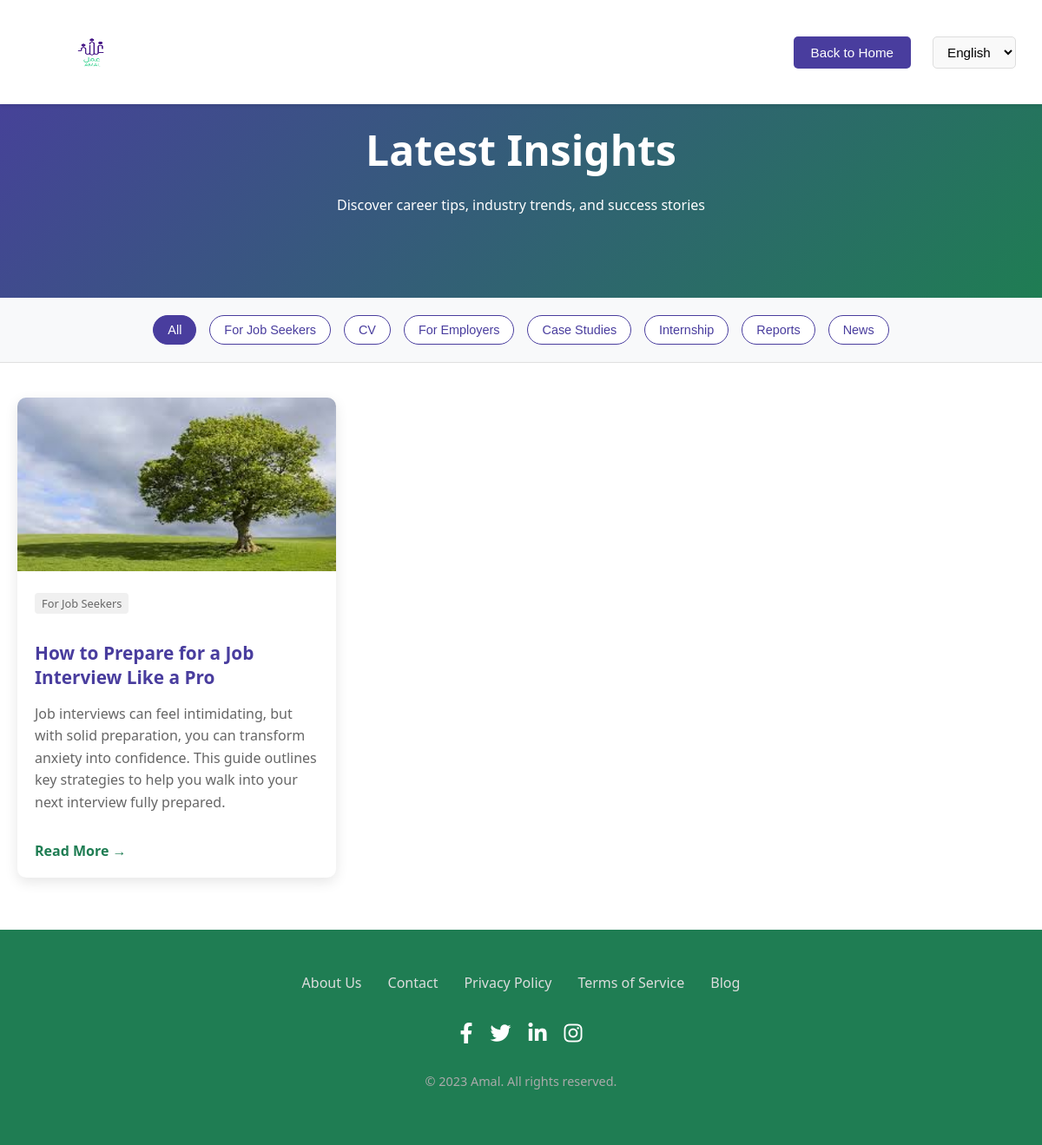
Screenshot of /blogs with the database file from the repository.
### tables this page shows
CREATE TABLE blogs (
        id INTEGER PRIMARY KEY AUTOINCREMENT,
        consultant_id INTEGER NOT NULL,
        title TEXT NOT NULL,
        category TEXT NOT NULL,
        image_url TEXT,
        summary TEXT NOT NULL,
        content TEXT NOT NULL,
        created_at TIMESTAMP DEFAULT CURRENT_TIMESTAMP,
        FOREIGN KEY(consultant_id) REFERENCES consultants(id)
    );

### app.py (the view)
@app.route('/blogs')
def blogs():
    conn = get_jobs_db()
    c = conn.cursor()
    c.execute('''SELECT b.*, c.name as author_name
               FROM blogs b JOIN consultants c ON b.consultant_id = c.id
               ORDER BY b.created_at DESC''')
    blogs = c.fetchall()
    conn.close()
    categories = ['For Job Seekers', 'CV', 'For Employers',
                 'Case Studies', 'Internship', 'Reports', 'News']
    return render_template('blogs.html', blogs=blogs, categories=categories)

### app.py (called while the page is built)
def get_jobs_db():
    conn = sqlite3.connect('jobs.db')
    conn.row_factory = sqlite3.Row
    return conn

### templates/blogs.html (shortened to what this page needs)
<!DOCTYPE html>
<html lang="en" dir="ltr">
<head>
  <link rel="stylesheet" href="https://cdnjs.cloudflare.com/ajax/libs/font-awesome/6.0.0/css/all.min.css">
</head>
<body>
  <header>
    <div class="logo">
      <img src="/static/logo.png" alt="Logo">
    </div>
    <nav>
      <button onclick="location.href='/home'">Back to Home</button>
      <div class="lang-switch">
        <select id="lang-select" onchange="switchLanguage(this)">
          <option value="en">English</option>
        </select>
      </div>
    </nav>
  </header>
  <section class="blogs-hero">
    <h1>Latest Insights</h1>
    <p>Discover career tips, industry trends, and success stories</p>
  </section>
<div class="blog-categories">
    <button class="category-btn active" data-category="all">All</button>
    {% for category in categories %}
    <button class="category-btn" data-category="{{ category.lower().replace(' ', '-') }}">{{ category }}</button>
    {% endfor %}
</div>
<div class="blogs-container">
    {% if blogs %}
        {% for blog in blogs %}
            <div class="blog-card" data-category="{{ blog.category.lower().replace(' ', '-') }}">
                {% if blog.image_url %}
                    <img src="{{ blog.image_url }}" alt="{{ blog.title }}">
                {% else %}
                    <img src="/static/default-blog-image.jpg" alt="Default blog image">
                {% endif %}
                <div class="blog-content">
                    <span class="blog-category">{{ blog.category }}</span>
                    <h3>{{ blog.title }}</h3>
                    <p>{{ blog.summary }}</p>
                    <a href="{{ url_for('view_blog', blog_id=blog.id) }}" class="read-more">Read More →</a>
                </div>
            </div>
        {% endfor %}
    {% else %}
        <p style="grid-column: 1/-1; text-align: center;">No blogs found yet. Check back later!</p>
    {% endif %}
</div>
  <footer>
    <div class="footer-links">
      <a href="/about" class="footer-link">About Us</a>
      <a href="/contact" class="footer-link">Contact</a>
      <a href="/privacy" class="footer-link">Privacy Policy</a>
      <a href="/terms" class="footer-link">Terms of Service</a>
      <a href="/blogs" class="footer-link">Blog</a>
    </div>
    <div class="social-icons">
      <a href="#" class="social-icon"><i class="fab fa-facebook-f"></i></a>
      <a href="#" class="social-icon"><i class="fab fa-twitter"></i></a>
      <a href="#" class="social-icon"><i class="fab fa-linkedin-in"></i></a>
      <a href="#" class="social-icon"><i class="fab fa-instagram"></i></a>
    </div>
    <p class="copyright">© 2023 Amal. All rights reserved.</p>
  </footer>
</body>
</html>

### templates/blogs.html (style rules this page uses)
html, body { margin: 0 !important; padding: 0 !important; overflow-x: hidden; direction: ltr !important; font-family: 'Segoe UI', Tahoma, Geneva, Verdana, sans-serif; }
header { display: flex; justify-content: space-between; align-items: center; padding: 15px 30px; background-color: #fff; box-shadow: 0 2px 4px rgba(0, 0, 0, 0.1); position: fixed; top: 0; left: 0; right: 0; z-index: 9999; height: 120px; box-sizing: border-box; }
.logo { display: flex; align-items: center; }
.logo img { height: 100px; width: 150px; margin-right: 10px; }
nav { display: flex; align-items: center; gap: 15px; }
nav button { padding: 10px 20px; border: none; background-color: #493D9E; color: #fff; border-radius: 5px; cursor: pointer; font-size: 0.95rem; transition: all 0.3s; white-space: nowrap; flex-shrink: 0; }
.lang-switch { margin-left: 10px; }
.lang-switch select { padding: 8px 12px; font-size: 0.95rem; border: 1px solid #ddd; border-radius: 5px; direction: ltr; background-color: #f9f9f9; }
body { padding-top: 120px; background-color: #ffffff; }
.blogs-hero { background: linear-gradient(135deg, #493D9E 0%, #1F7D53 100%); color: white; padding: 100px 20px 80px; text-align: center; }
.blogs-hero h1 { font-size: 3rem; margin-bottom: 20px; font-weight: 700; }
.blog-categories { display: flex; justify-content: center; flex-wrap: wrap; gap: 15px; padding: 20px; background-color: #f8f9fa; border-bottom: 1px solid #e0e0e0; position: sticky; top: 120px; z-index: 100; }
.category-btn { padding: 8px 16px; border: 1px solid #493D9E; background-color: white; color: #493D9E; border-radius: 20px; cursor: pointer; font-size: 0.9rem; transition: all 0.3s; }
.category-btn:hover, .category-btn.active { background-color: #493D9E; color: white; }
.blogs-container { display: grid; grid-template-columns: repeat(auto-fill, minmax(300px, 1fr)); gap: 30px; max-width: 1200px; margin: 40px auto; padding: 0 20px; }
.blog-card { background: white; border-radius: 10px; overflow: hidden; box-shadow: 0 5px 15px rgba(0,0,0,0.1); transition: transform 0.3s; }
.blog-card img { width: 100%; height: 200px; object-fit: cover; }
.blog-content { padding: 20px; }
.blog-content h3 { color: #493D9E; margin-bottom: 10px; font-size: 1.3rem; }
.blog-category { display: inline-block; padding: 3px 8px; background-color: #f0f0f0; color: #666; border-radius: 4px; font-size: 0.8rem; margin-bottom: 10px; }
.blog-content p { color: #666; line-height: 1.6; }
.read-more { display: inline-block; margin-top: 15px; color: #1F7D53; font-weight: bold; text-decoration: none; transition: color 0.3s; }
footer { background-color: #1F7D53; color: white; padding: 50px 20px; text-align: center; margin-top: 60px; }
.footer-links { display: flex; justify-content: center; gap: 30px; margin-bottom: 30px; flex-wrap: wrap; }
.footer-link { color: #ddd; text-decoration: none; transition: color 0.3s; }
.social-icons { display: flex; justify-content: center; gap: 20px; margin-bottom: 30px; }
.social-icon { color: white; font-size: 1.5rem; transition: color 0.3s; }
.copyright { color: #aaa; font-size: 0.9rem; }

### rows the page displays
blogs: image_url (picture), category "For Job Seekers", title "How to Prepare for a Job Interview Like a Pro", summary "Job interviews can feel intimidating, but with solid preparation, you can transform anxiety into confidence. This guide outlines key strategies to help you walk into your next interview fully prepared."

### other values shown
{{ category }} "For Job Seekers" "CV" "For Employers" "Case Studies" "Internship" "Reports" "News"
